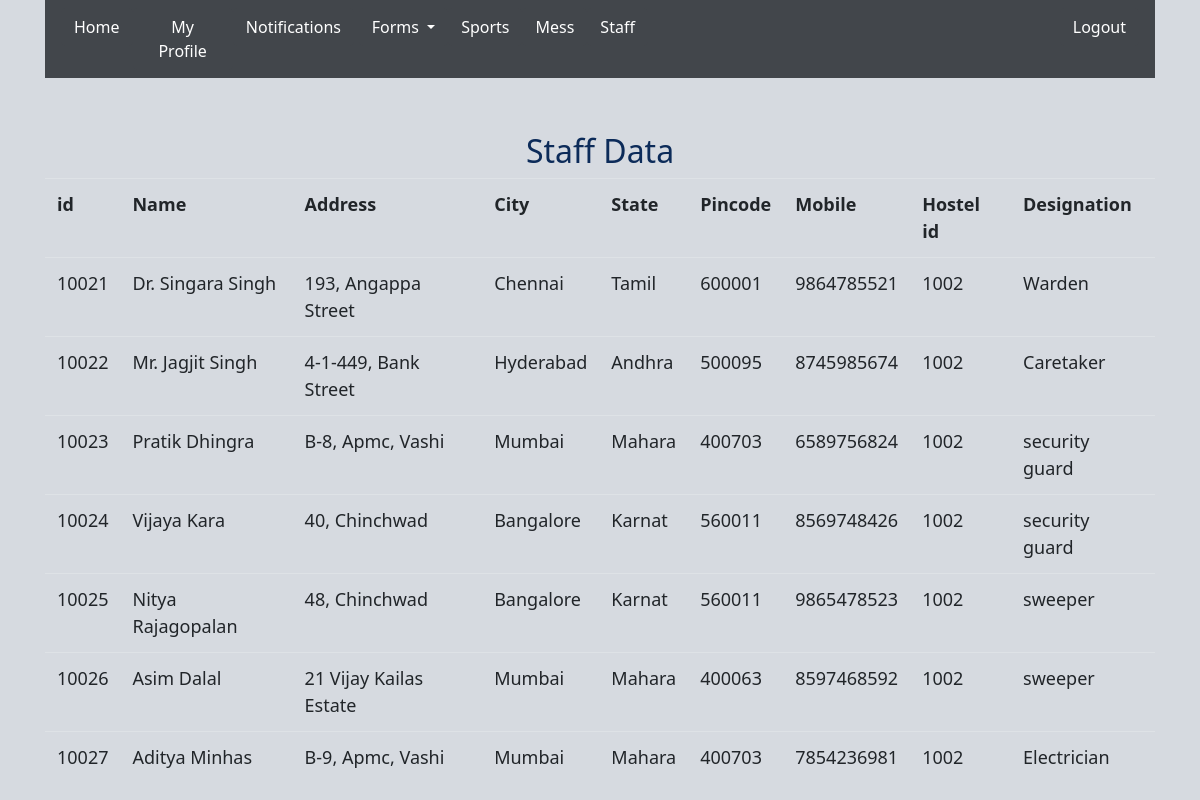
The app's page /student_staff_view.php (signed in) with its own data.
### tables this page shows
CREATE TABLE `staff` (
  `emp_id` varchar(10) NOT NULL,
  `emp_name` varchar(50) NOT NULL,
  `emp_salary` int(11) NOT NULL,
  `city` varchar(40) NOT NULL,
  `state` varchar(40) NOT NULL,
  `pincode` varchar(6) NOT NULL,
  `address` varchar(200) NOT NULL,
  `mobile_number` varchar(12) NOT NULL,
  `hostel_id` varchar(10) NOT NULL,
  `designation` varchar(30) NOT NULL,
  `view` int(11) NOT NULL DEFAULT '1'
);

### student_staff_view.php (the view, shortened to what this page needs)
<!DOCTYPE html>
<html>
<head>
	<link href="css/bootstrap-4.4.1.css" rel="stylesheet" type="text/css">
<link href="css/style.css" rel="stylesheet" type="text/css">
</head>
<body>
<div class="container">
  <nav class="navbar navbar-expand-lg navbar-light bg-light">
    <div class="collapse navbar-collapse" id="navbarSupportedContent1">
      <ul class="navbar-nav mr-auto">
        <li><button type="button" class="btn btn-primary" onclick="window.location.href='student_login.php'" >Home</button></li>
        <li><button type="button" class="btn btn-primary" onclick="window.location.href='student_view.php'" >My Profile</button></li>
       <li><button type="button" class="btn btn-primary" onclick="window.location.href='message_view_personal.php'" >Notifications</button></li>
        <li class="nav-item">&nbsp;</li>
      <li><div class="btn-group">
  <button type="button" class="btn btn-primary dropdown-toggle" data-toggle="dropdown" aria-haspopup="true" aria-expanded="false">
    Forms
  </button>
</div>
</li>
     <li><button type="button" class="btn btn-primary" onclick="window.location.href='sports_status.php'" >Sports</button></li>
      <li><button type="button" class="btn btn-primary" onclick="window.location.href='mess_student_view.php'" >Mess</button></li>
        <li><button type="button" class="btn btn-primary" onclick="window.location.href='student_staff_view.php'" >Staff</button></li>
        <li class="nav-item"></li>
      <li><button type="button" class="btn btn-primary" onclick="window.location.href='logout.php'" >Logout</button></li>
      </ul>
    </div>
  </nav>
  <br><br>
	<caption><h2>Staff Data</h2></caption>
	<table class="table table-hover">
		<tr>
			<th>id</th>
			<th>Name</th>
			<th>Address</th>
			<th>City</th>
			<th>State</th>
			<th>Pincode</th>
			<th>Mobile</th>
			<th>Hostel id</th>
			<th>Designation</th>
		</tr>
<?php
$variable = $_SESSION["Name"] ;
$ViewQuery="SELECT *
           FROM staff
         WHERE hostel_id = (
	           SELECT hostel_id
	           FROM student
	           WHERE rollno = '$variable'
) ";
$Execute=mysql_query($ViewQuery);
while($DataRows=mysql_fetch_array($Execute)){
	$Emp_id=$DataRows['emp_id'];
	$Emp_name=$DataRows['emp_name'];
	$Address=$DataRows['address'];
	$City=$DataRows['city'];
	$State=$DataRows['state'];
	$Pincode=$DataRows['pincode'];
	$Mobile_number=$DataRows['mobile_number'];
	$Hostel_id=$DataRows['hostel_id'];
	$Designation=$DataRows['designation'];
 ?>
 <tr>
<td><?php echo $Emp_id ;?></td>
<td><?php echo $Emp_name; ?></td>
<td><?php echo $Address; ?></td>
<td><?php echo $City; ?></td>
<td><?php echo $State; ?></td>
<td><?php echo $Pincode; ?></td>
<td><?php echo $Mobile_number; ?></td>
<td><?php echo $Hostel_id; ?></td>
<td><?php echo $Designation; ?></td>
</tr>
<?php } ?>
	</table>
</body>
</html>

### css/style.css (style rules this page uses)
.container { background-color: #D6DAE0; color: #0C2B59; font-family: Segoe, "Segoe UI", "DejaVu Sans", "Trebuchet MS", Verdana, sans-serif; }
.container .navbar.navbar-expand-lg.navbar-light.bg-light #navbarSupportedContent1 { background-color: #42464B; }
body { background-color: #D6DAE0; font-size: large; text-align: left; }
.bg-light { background-color: #42464B !important; }
.btn-primary { color: #fff; background-color: #42464B; border-color: #42464B; }

### student_staff_view.php (style rules this page uses)
h2 { text-align: center; }

### records on screen
staff: emp_id "10021", emp_name "Dr. Singara Singh", address "193, Angappa Street", city "Chennai", state "Tamil", pincode "600001", mobile_number "9864785521", hostel "1002", designation "Warden"
staff: emp_id "10022", emp_name "Mr. Jagjit Singh", address "4-1-449, Bank Street", city "Hyderabad", state "Andhra", pincode "500095", mobile_number "8745985674", hostel "1002", designation "Caretaker"
staff: emp_id "10023", emp_name "Pratik Dhingra", address "B-8, Apmc, Vashi", city "Mumbai", state "Mahara", pincode "400703", mobile_number "6589756824", hostel "1002", designation "security guard"
staff: emp_id "10024", emp_name "Vijaya Kara", address "40, Chinchwad", city "Bangalore", state "Karnat", pincode "560011", mobile_number "8569748426", hostel "1002", designation "security guard"
staff: emp_id "10025", emp_name "Nitya Rajagopalan", address "48, Chinchwad", city "Bangalore", state "Karnat", pincode "560011", mobile_number "9865478523", hostel "1002", designation "sweeper"
staff: emp_id "10026", emp_name "Asim Dalal", address "21 Vijay Kailas Estate", city "Mumbai", state "Mahara", pincode "400063", mobile_number "8597468592", hostel "1002", designation "sweeper"
staff: emp_id "10027", emp_name "Aditya Minhas", address "B-9, Apmc, Vashi", city "Mumbai", state "Mahara", pincode "400703", mobile_number "7854236981", hostel "1002", designation "Electrician"
